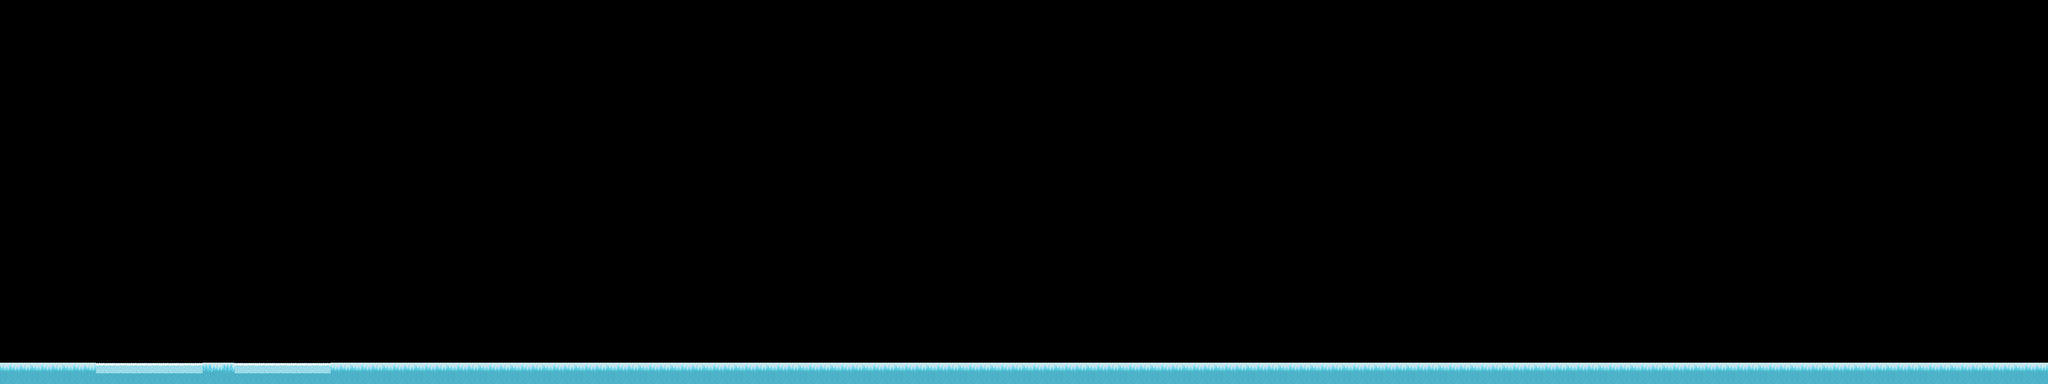

This is a level from a 2D game, rendered from its Tiled map with the project's own tilesets. A one-line summary and the map file follow, with tile-layer data summarised:
An orthogonal 192x36 tile map with 30x30 px tiles, 1 tile layer (Calque de Tuiles 1).

<map version="1.5" tiledversion="1.7.2" orientation="orthogonal" renderorder="right-down" width="192" height="36" tilewidth="30" tileheight="30" infinite="0" nextlayerid="3" nextobjectid="1">
 <tileset firstgid="1" source="tuile.tsx" />
 <layer id="1" name="Calque de Tuiles 1" width="192" height="36">
  <data>[6912 cells, 384 non-empty, 4 distinct tile ids]</data>
 </layer>
</map>
